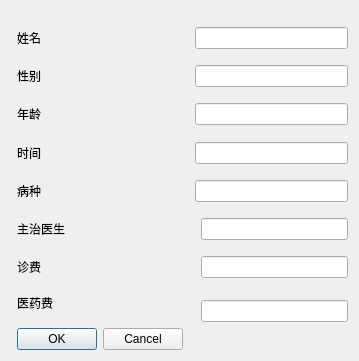
<?xml version="1.0" encoding="UTF-8"?>
<ui version="4.0">
 <class>AddPatient</class>
 <widget class="QDialog" name="AddPatient">
  <property name="geometry">
   <rect>
    <x>0</x>
    <y>0</y>
    <width>359</width>
    <height>361</height>
   </rect>
  </property>
  <property name="windowTitle">
   <string>Dialog</string>
  </property>
  <layout class="QGridLayout" name="gridLayout">
   <item row="2" column="0" rowspan="2" colspan="5">
    <layout class="QVBoxLayout" name="verticalLayout_4"/>
   </item>
   <item row="6" column="0" rowspan="2" colspan="5">
    <layout class="QVBoxLayout" name="verticalLayout_6"/>
   </item>
   <item row="8" column="0" rowspan="2" colspan="5">
    <layout class="QVBoxLayout" name="verticalLayout_7"/>
   </item>
   <item row="10" column="0" rowspan="2" colspan="5">
    <layout class="QVBoxLayout" name="verticalLayout_9"/>
   </item>
   <item row="12" column="0" rowspan="2" colspan="5">
    <layout class="QVBoxLayout" name="verticalLayout_8"/>
   </item>
   <item row="0" column="0" rowspan="2" colspan="5">
    <layout class="QVBoxLayout" name="verticalLayout_3"/>
   </item>
   <item row="4" column="0" rowspan="2" colspan="5">
    <layout class="QVBoxLayout" name="verticalLayout_5"/>
   </item>
   <item row="14" column="1" rowspan="2" colspan="4">
    <layout class="QVBoxLayout" name="verticalLayout_10">
     <item>
      <widget class="QLabel" name="medicalFree">
       <property name="text">
        <string>医药费</string>
       </property>
      </widget>
     </item>
    </layout>
   </item>
   <item row="1" column="1" colspan="2">
    <widget class="QLabel" name="Pname">
     <property name="text">
      <string>姓名</string>
     </property>
    </widget>
   </item>
   <item row="7" column="1" colspan="2">
    <widget class="QLabel" name="Ptime">
     <property name="text">
      <string>时间</string>
     </property>
    </widget>
   </item>
   <item row="9" column="1" colspan="2">
    <widget class="QLabel" name="disease">
     <property name="text">
      <string>病种</string>
     </property>
    </widget>
   </item>
   <item row="11" column="4">
    <widget class="QLineEdit" name="P_Mdoctor"/>
   </item>
   <item row="13" column="1" colspan="3">
    <widget class="QLabel" name="free">
     <property name="text">
      <string>诊费</string>
     </property>
    </widget>
   </item>
   <item row="3" column="1" colspan="2">
    <widget class="QLabel" name="gender">
     <property name="text">
      <string>性别</string>
     </property>
    </widget>
   </item>
   <item row="13" column="4">
    <widget class="QLineEdit" name="P_free"/>
   </item>
   <item row="3" column="3" colspan="2">
    <widget class="QLineEdit" name="P_gender"/>
   </item>
   <item row="5" column="1" colspan="2">
    <widget class="QLabel" name="age">
     <property name="text">
      <string>年龄</string>
     </property>
    </widget>
   </item>
   <item row="15" column="4">
    <widget class="QLineEdit" name="P_madicalFree"/>
   </item>
   <item row="1" column="3" colspan="2">
    <widget class="QLineEdit" name="P_name"/>
   </item>
   <item row="9" column="3" colspan="2">
    <widget class="QLineEdit" name="P_disease"/>
   </item>
   <item row="11" column="1" colspan="3">
    <widget class="QLabel" name="Mdoctor">
     <property name="text">
      <string>主治医生</string>
     </property>
    </widget>
   </item>
   <item row="7" column="3" colspan="2">
    <widget class="QLineEdit" name="P_time"/>
   </item>
   <item row="5" column="3" colspan="2">
    <widget class="QLineEdit" name="P_age"/>
   </item>
   <item row="16" column="1">
    <widget class="QDialogButtonBox" name="Pbutton">
     <property name="standardButtons">
      <set>QDialogButtonBox::Cancel|QDialogButtonBox::Ok</set>
     </property>
    </widget>
   </item>
  </layout>
  <zorder>layoutWidget_2</zorder>
  <zorder>DescText</zorder>
  <zorder>Pname</zorder>
  <zorder>gender</zorder>
  <zorder>age</zorder>
  <zorder>Ptime</zorder>
  <zorder>disease</zorder>
  <zorder>Mdoctor</zorder>
  <zorder>free</zorder>
  <zorder>P_name</zorder>
  <zorder>P_gender</zorder>
  <zorder>P_age</zorder>
  <zorder>P_time</zorder>
  <zorder>P_disease</zorder>
  <zorder>P_Mdoctor</zorder>
  <zorder>P_free</zorder>
  <zorder>P_madicalFree</zorder>
  <zorder>verticalLayoutWidget</zorder>
  <zorder>verticalLayoutWidget_2</zorder>
  <zorder>verticalLayoutWidget_3</zorder>
  <zorder>verticalLayoutWidget_4</zorder>
  <zorder>verticalLayoutWidget_5</zorder>
  <zorder>verticalLayoutWidget_6</zorder>
  <zorder>verticalLayoutWidget_7</zorder>
  <zorder>verticalLayoutWidget_8</zorder>
  <zorder>horizontalLayoutWidget</zorder>
  <zorder>Pbutton</zorder>
 </widget>
 <resources/>
 <connections/>
</ui>
